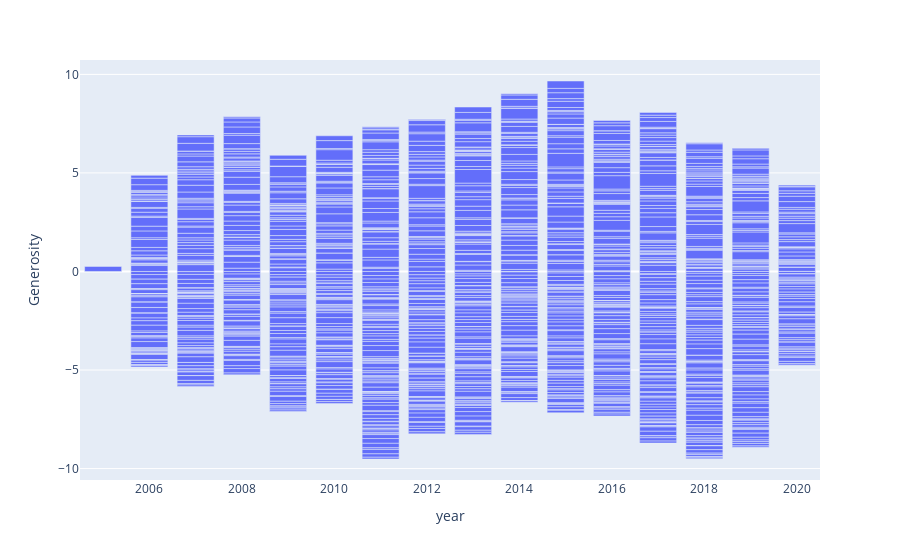

The cell this chart's notebook holds for it:
### Code cell
fig = px.bar(deda, x='year', y='Generosity')
fig.show()

### Figure 1 — Plotly figure (JSON) as saved in the notebook; plotly's stock layout.template omitted (floating-point values rounded to 4 significant figures; data arrays with more than 128 entries replaced by an {"elided": "..."} marker saying what was removed)
{"data": [{"alignmentgroup": "True", "hovertemplate": "year=%{x}<br>Generosity=%{y}<extra></extra>", "legendgroup": "", "marker": {"color": "#636efa", "pattern": {"shape": ""}}, "name": "", "offsetgroup": "", "orientation": "v", "showlegend": false, "textposition": "auto", "type": "bar", "x": {"elided": "1708 int values"}, "xaxis": "x", "y": {"elided": "1708 float values"}, "yaxis": "y"}], "layout": {"barmode": "relative", "legend": {"tracegroupgap": 0}, "margin": {"t": 60}, "xaxis": {"anchor": "y", "domain": [0, 1], "title": {"text": "year"}}, "yaxis": {"anchor": "x", "domain": [0, 1], "title": {"text": "Generosity"}}}}
